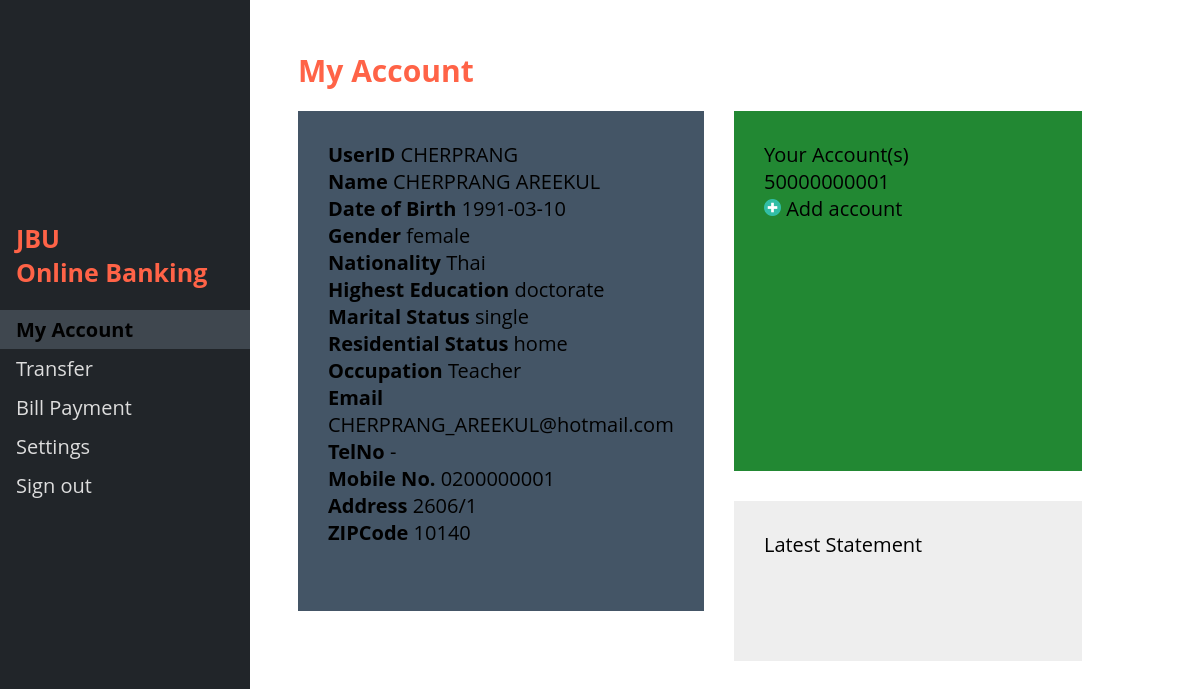
Screenshot of /myacc.php (signed in) with the database file from the repository.
### tables this page shows
CREATE TABLE `userinfo` (
  `UserID` varchar(16) NOT NULL,
  `IdentificationNo` varchar(13) NOT NULL,
  `PassportNo` varchar(13) DEFAULT NULL,
  `Name` text NOT NULL,
  `DateofBirth` date NOT NULL,
  `Nationality` text NOT NULL,
  `Gender` varchar(20) NOT NULL,
  `HighestEducation` text,
  `Occupation` text NOT NULL,
  `MaritalStatus` text NOT NULL,
  `ResidentialStatus` text,
  `MobileNo` varchar(10) NOT NULL,
  `TelNo` varchar(9) DEFAULT NULL,
  `Email` varchar(50) NOT NULL,
  `Address` varchar(100) NOT NULL,
  `ZIPCode` varchar(5) DEFAULT NULL
);

CREATE TABLE `account` (
  `AccountNo` varchar(11) NOT NULL,
  `Balance` float NOT NULL,
  `TypeAccountID` varchar(5) NOT NULL,
  `BranchID` varchar(3) NOT NULL,
  `IdentificationNo` varchar(13) NOT NULL
);

### myacc.php (the view, shortened to what this page needs)
<!DOCTYPE html>
<html>
<head>
<?php
$UserID = $_SESSION['UserID'];
include_once 'phpConnect/connect.php';
?>
</head>
<body>
	<div class="sidenav">
		<div style="padding-left: 16px;">
			<h2>JBU <br> Online Banking</h2>
		</div>
		<a href="myacc.php" name="myacc">My Account</a>
		<a href="transfer.php" name="transfer">Transfer</a>
		<a href="billpay.php" name="billpay">Bill Payment</a>
		<a href="settings.php" name="settings">Settings</a>
		<a href="#contact">Sign out</a>
	</div>
	<div class="main">
		<h1>My Account</h1>
		<div class="container">
			<div class="left">
				<div class="myinfo">
					<?php
					$sql_myinfo = "SELECT UserID,Name,DateofBirth,Gender,Nationality,HighestEducation,MaritalStatus,ResidentialStatus,Occupation,Email,TelNo,MobileNo,Address,ZIPCode FROM userinfo WHERE UserID='$UserID'";
					$query_myinfo = mysqli_query($conn, $sql_myinfo);
					$result_myinfo = mysqli_fetch_assoc($query_myinfo);
					?>
					<strong>UserID</strong>
					<?php echo $UserID ?><br>
					<strong>Name </strong>
					<?php echo $result_myinfo['Name']; ?><br>
					<strong>Date of Birth</strong>
					<?php echo $result_myinfo['DateofBirth'] ?><br>
					<strong>Gender</strong>
					<?php echo $result_myinfo['Gender'] ?><br>
					<strong>Nationality</strong>
					<?php echo $result_myinfo['Nationality'] ?><br>
					<strong>Highest Education</strong>
					<?php echo $result_myinfo['HighestEducation'] ?><br>
					<strong>Marital Status</strong>
					<?php echo $result_myinfo['MaritalStatus'] ?><br>
					<strong>Residential Status</strong>
					<?php echo $result_myinfo['ResidentialStatus'] ?><br>
					<strong>Occupation</strong>
					<?php echo $result_myinfo['Occupation'] ?><br>
					<strong>Email</strong>
					<?php echo $result_myinfo['Email'] ?><br>
					<strong>TelNo</strong>
					<?php echo $result_myinfo['TelNo'] ?><br>
					<strong>Mobile No.</strong>
					<?php echo $result_myinfo['MobileNo'] ?><br>
					<strong>Address</strong>
					<?php echo $result_myinfo['Address'] ?><br>
					<strong>ZIPCode</strong>
					<?php echo $result_myinfo['ZIPCode'] ?><br>
				</div>
			</div>
			<div class="right">
				<div class="acc">
					Your Account(s) <br>
					<?php
					$sql_acc = "SELECT userinfo.IdentificationNo, account.AccountNo
					FROM userinfo
					INNER JOIN account ON userinfo.IdentificationNo=account.IdentificationNo WHERE userinfo.UserID='$UserID';";
					$query_acc = mysqli_query($conn, $sql_acc);
					$result_acc = mysqli_fetch_assoc($query_acc);
					?>
					<?php echo $result_acc['AccountNo'] ?><br>
					<div class="addacc">
						<img src="img/png/add.png" alt="add" width="17px" height="17px"></img> Add account
					</div>
					</div>
					<div class="statement">
						Latest Statement
					</div>
				</div>
			</div>
		</div>
	</body>
	</html>

### myacc.php (style rules this page uses)
body { font-family: 'Open Sans','Helvetica Neue',Arial,sans-serif; }
h1 { color: Tomato; font-size: 30px; }
h2 { color: Tomato; font-size: 25px; }
.sidenav { height: 100%; width: 250px; position: fixed; z-index: 1; top: 0; left: 0; background-color: #212529; overflow-x: hidden; padding-top: 200px; }
.sidenav a { padding: 6px 8px 6px 16px; text-decoration: none; font-size: 20px; color: #ddd; display: block; }
.sidenav>a[name="myacc"] { background-color: #3f474f; color: #000; font-weight: bold; }
.left { width: 700px; height: 500px; background-color: #456; }
.myinfo { padding: 30px; height: 300px; }
.right { margin-left: 30px; width: 600px; }
.acc { padding: 30px; height: 300px; background-color: #283; }
.statement { margin-top: 30px; padding: 30px; height: 100px; background-color: #eee; }
.addacc { cursor: pointer; }
.main { margin-left: 280px; margin-right: 100px; margin-top: 50px; font-size: 20px; padding: 0px 10px; }
.container { display: flex; flex-wrap: nowrap; }

### rows the page displays
userinfo: Name "CHERPRANG AREEKUL", DateofBirth "1991-03-10", Gender "female", Nationality "Thai", HighestEducation "doctorate", MaritalStatus "single", ResidentialStatus "home", Occupation "Teacher", Email "CHERPRANG_AREEKUL@hotmail.com", TelNo "-", MobileNo "0200000001", Address "2606/1", ZIPCode "10140", account.AccountNo "50000000001"

### other values shown
$UserID "CHERPRANG"
